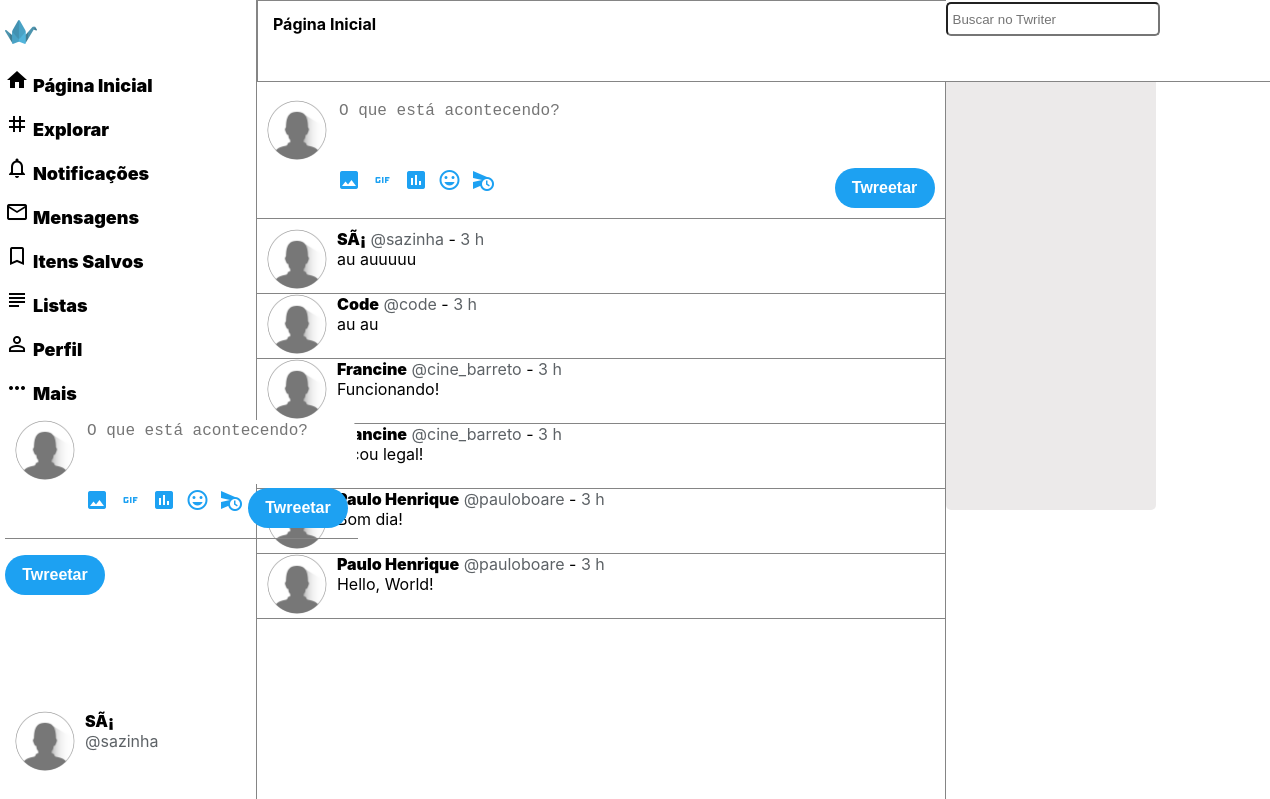
The app's page /home (signed in) with its own data.
### tables this page shows
CREATE TABLE IF NOT EXISTS `tb_posts` (
  `id_posts` int(6) NOT NULL,
  `fk_user` int(6) NOT NULL,
  `post` varchar(144) NOT NULL,
  `datatime` datetime NOT NULL
);

CREATE TABLE IF NOT EXISTS `tb_users` (
  `id_users` int(6) NOT NULL,
  `username` varchar(12) NOT NULL,
  `name` varchar(32) NOT NULL,
  `password` varchar(40) NOT NULL
);

### post-model.php (the view, shortened to what this page needs)
 <?php
                $userSession=$_SESSION['id-user'];
                include "connect.php";
if(basename($_SERVER['PHP_SELF'],'.php')=='home'){
                $sql = mysqli_query($connect, "SELECT * FROM tb_posts
                left JOIN tb_follow ON tb_posts.fk_user = tb_follow.user_following
                inner join tb_users on tb_posts.fk_user = tb_users.id_users
                WHERE tb_follow.user_on=$userSession
                OR tb_posts.fk_user =$userSession
                GROUP BY id_posts
                ORDER BY datatime DESC");
}
                while ($result=mysqli_fetch_array($sql)) {
                    $dataStart = $result['datatime'];
                    $dataNow = date("Y-m-d H:i:s");
                    $unix_Start = strtotime($dataStart);
                    $unix_Now = strtotime($dataNow);
                    $hours    = floor(($unix_Now - $unix_Start) / 3600);
                    $minutes  = floor((($unix_Now - $unix_Start) - ($hours * 3600)) / 60);
                    if($hours<1){
                        $crhonology= round($minutes,0);
                        $typeTime=" min";
                    }
                    elseif($hours>=1 and $hours<24){
                        $crhonology= round($hours,0);
                        $typeTime=" h";
                    }
                    else {
                        $date = $result['datatime'];
	                    $crhonology=strftime('%d de %b', strtotime( $date ));
                        $typeTime="";
                    }
                    echo "<article id='posts'>
                    <div id='user-avatar'>
                    <a href='".$result['username']."'><img src='img/default.png' class='img-avatar'></a>
                    </div>
                    <div id='post-single'> <a href='".$result['username']."' class='post-name-title'>".
                    $result['name']."</a> <a href='".$result['username']."' class='post-username-title'> @".$result['username']."</a> - <span class='post-username-title'>" .$crhonology. " ".$typeTime. "</span><br>".
                    $result['post'].
                    "</div>
                    </article>";
                }
                ?>

### css/style.css (style rules this page uses)
body { font-family: BlinkMacSystemFont, "Segoe UI", Roboto, Helvetica, Arial, sans-serif; margin: 0; }
#posts { display: flex; border-bottom: rgb(133, 133, 133) solid 1px; }
.img-avatar, #img-avatar { border-radius: 50%; width: 60px; height: 60px; margin-left: 10px; }
#post-single, #mypost { margin-left: 10px; width: 100%; }
.post-name-title { color: #000000; font-weight: 900; text-decoration: none; }
.post-username-title { color: #5d6266; text-decoration: none; }

### records on screen
tb_posts: fk_user.name "SÃ¡", fk_user.username "sazinha", datatime "3", datatime "h", post "au auuuuu"
tb_posts: fk_user.name "Code", fk_user.username "code", datatime "3", datatime "h", post "au au"
tb_posts: fk_user.name "Francine", fk_user.username "cine_barreto", datatime "3", datatime "h", post "Funcionando!"
tb_posts: fk_user.name "Francine", fk_user.username "cine_barreto", datatime "3", datatime "h", post "Ficou legal!"
tb_posts: fk_user.name "Paulo Henrique", fk_user.username "pauloboare", datatime "3", datatime "h", post "Bom dia!"
tb_posts: fk_user.name "Paulo Henrique", fk_user.username "pauloboare", datatime "3", datatime "h", post "Hello, World!"

### other values on screen
$_SESSION['name'] "SÃ¡"
$_SESSION['user-checked'] "sazinha"
